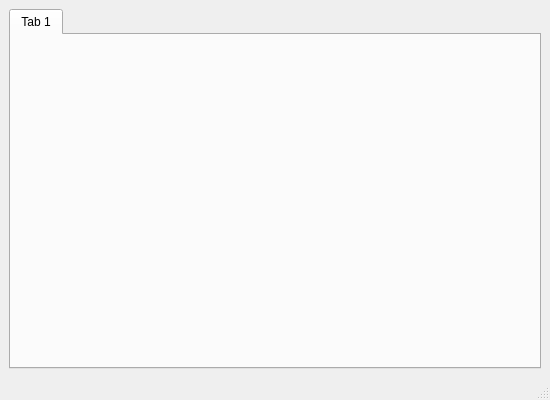
<?xml version="1.0" encoding="UTF-8"?>
<ui version="4.0">
 <class>wdw_main_window</class>
 <widget class="QMainWindow" name="wdw_main_window">
  <property name="geometry">
   <rect>
    <x>0</x>
    <y>0</y>
    <width>550</width>
    <height>400</height>
   </rect>
  </property>
  <property name="windowTitle">
   <string>Bobinadeira</string>
  </property>
  <widget class="QWidget" name="wg_main_widget">
   <layout class="QGridLayout" name="gridLayout">
    <item row="0" column="0">
     <widget class="QTabWidget" name="twg_main_tab">
      <widget class="QWidget" name="tab">
       <attribute name="title">
        <string>Tab 1</string>
       </attribute>
      </widget>
     </widget>
    </item>
   </layout>
  </widget>
  <widget class="QMenuBar" name="menubar">
   <property name="geometry">
    <rect>
     <x>0</x>
     <y>0</y>
     <width>550</width>
     <height>20</height>
    </rect>
   </property>
  </widget>
  <widget class="QStatusBar" name="statusbar"/>
 </widget>
 <resources/>
 <connections/>
</ui>
